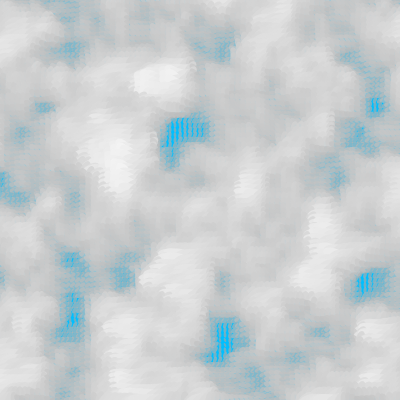
Frame 1 (no input)
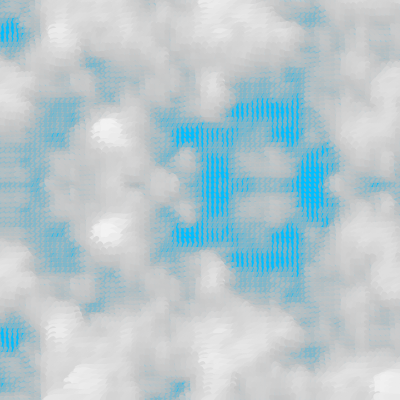
Frame 60 (the mouse pressed at the canvas centre just before this capture)
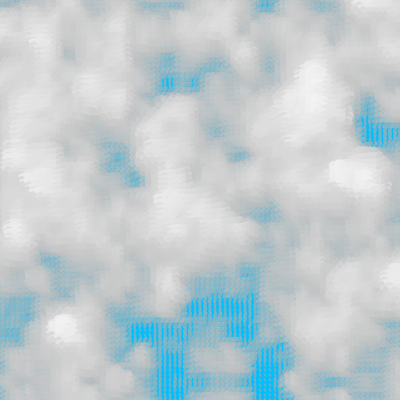
Frame 120 (the mouse held since frame 60 and released just before this capture)

The Processing sketch that drew these frames (run headless with seeded random() and noise(); from frame 60 on, the mouse is pressed at the canvas centre):

// Processing sketch: sketch_161226_02
// ── sketch_161226_02.pde
//noise&animation
float xstart, xnoise, ystart,ynoise;
float xstartNoise, ystartNoise;

//init
void setup(){
 size(400,400);
 
 smooth();
 background(0,191,255);
 
 xstartNoise = random(20);
 ystartNoise = random(20);
 xstart = random(10);
 ystart = random(10);
}

void draw(){
 background(0,191,255);
 
 xstartNoise += 0.01;
 ystartNoise += 0.01;
 xstart += (noise(xstartNoise) * 0.5) - 0.25;
 ystart += (noise(ystartNoise) * 0.5) - 0.25;
 
 xnoise = xstart;
 ynoise = ystart;
 
 for(int y = 0; y <= height; y+=5){
  ynoise += 0.1;
  xnoise = xstart;
  for(int x = 0; x <= width; x+=5){
   xnoise += 0.1;
   drawPoint(x,y,noise(xnoise, ynoise));
  }  
 }
}

void drawPoint(float x, float y, float noiseFactor){
 pushMatrix();
 translate(x,y);
 rotate(noiseFactor * radians(540));
   float edgeSize = noiseFactor * 35;
   float grey = 150 + (noiseFactor * 120);
   float alph = 150 + (noiseFactor * 120);
 noStroke();
   fill(grey,alph);
   ellipse(0,0,edgeSize, edgeSize/2);     
   popMatrix();
}

 
